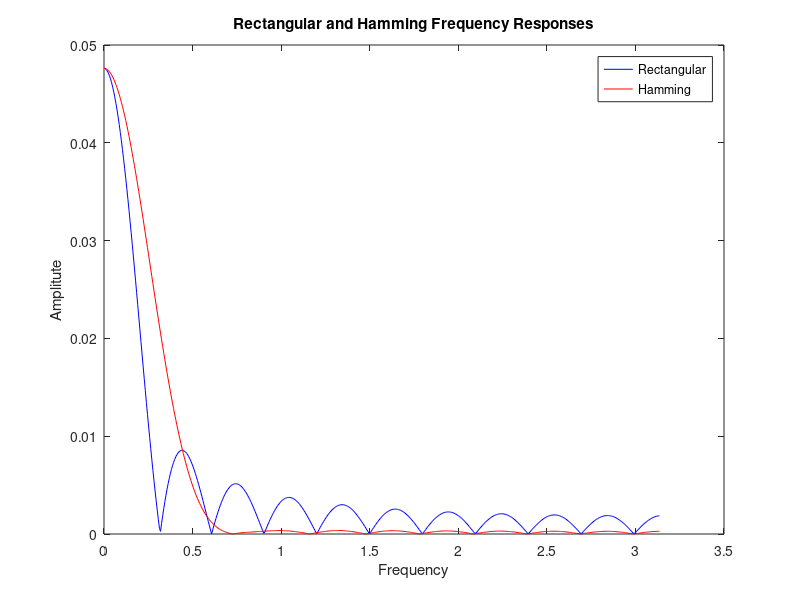
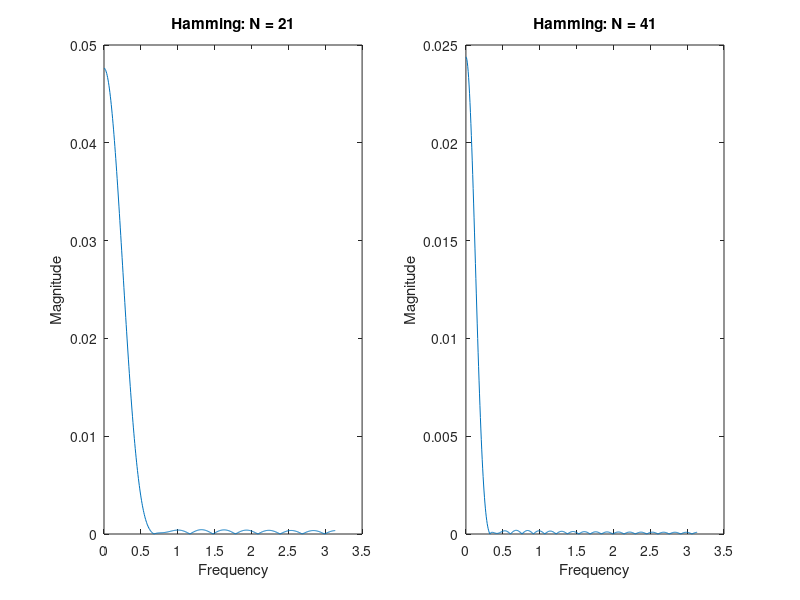
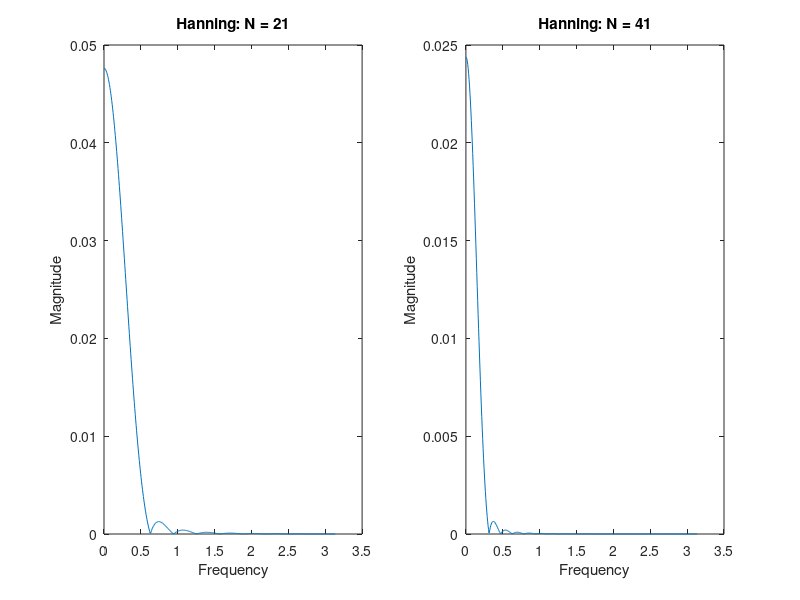

Reproduce these figures in MATLAB, in order.
% -------------------------------------------------------------------------
%   LAB 4 
%
%   Authors : 
%               - Spyridakis Christos
%               - Marinou Ioanna
%               - Paterakis Isidoros
%
%   Created Date : 6/11/2019
%   Last Updated : 12/12/2019
%
%   Description: 
%               Code created for labs of Digital Signal Processing Course
%               in Technical University of Crete
%
% -------------------------------------------------------------------------

close all; clear all; clc;
%%%%%%%%%%%%%%%%%%%%%%%%%%%%%%%%%%%%%%%%%%%%%%%%%%%%%%%%%%%%%%%%%%%%%%%%%%%%%%%%%%%%%%%%%%%%%%%%%%%%

%1 begins
Wc = 0.4 * pi;
Fs = 100;               % Sampling Frequency
N = 21;                 % Window Length

Fc = Wc / 2 * pi;
Wn = Fc / (Fs/2);       % Normalized Cutoff Frequency

% Create Rectangular and Hamming windows
rect_window = rectwin(N);
hamm_window = hamming(N);

% Create FIR filters using the window method
rect_filter = fir1(N-1, Wn, rect_window);
hamm_filter = fir1(N-1, Wn, hamm_window);

% Find out frequency response
[Hrect, Wrect] = freqz(rect_filter, N);
[Hhamm, Whamm] = freqz(hamm_filter, N);

% Plot them
figure()
plot(Wrect, abs(Hrect), 'b', Whamm, abs(Hhamm), 'r'); legend('Rectangular','Hamming');
title('Rectangular and Hamming Frequency Responses'); xlabel('Frequency'); ylabel('Amplitute'); 

%1 ends

%%%%%%%%%%%%%%%%%%%%%%%%%%%%%%%%%%%%%%%%%%%%%%%%%%%%%%%%%%%%%%%%%%%%%%%%%%%%%%%%%%%%%%%%%%%%%%%%%%%%



%%%%%%%%%%%%%%%%%%%%%%%%%%%%%%%%%%%%%%%%%%%%%%%%%%%%%%%%%%%%%%%%%%%%%%%%%%%%%%%%%%%%%%%%%%%%%%%%%%%%

%B1 begins

Wc = 0.5 * pi;              % cutoff frequency
Fc = Wc / (2*pi);
Fs = 100;                   % sampling frequency
N1 = 21;                    % first window length
N2 = 41;                    % second window length
Wn = Fc / (Fs/2);           % normalized cutoff frequency

hammingn1 = hamming(N1);    % makes the first hamming window
hammingn2 = hamming(N2);    % makes the second hamming window

hanningn1 = hann(N1);       % makes the first hanning window
hanningn2 = hann(N2);       % makes the second hanning window

hammingfilter1 = fir1(N1-1, Wn, hammingn1);     % makes the first window based hamming FIR digital filter
hammingfilter2 = fir1(N2-1, Wn, hammingn2);     % makes the second window based hamming FIR digital filter
hanningfilter1 = fir1(N1-1, Wn, hanningn1);     % makes the first window based hanning FIR digital filter
hanningfilter2 = fir1(N2-1, Wn, hanningn2);     % makes the second window based hanning FIR digital filter

[hhamm1,whamm1] = freqz(hammingfilter1, N1);    % calculates the frequency response of the first hamming filter
[hhamm2,whamm2] = freqz(hammingfilter2, N2);    % calculates the frequency response of the second hamming filter
[hhann1,whann1] = freqz(hanningfilter1, N1);    % calculates the frequency response of the first hanning filter
[hhann2,whann2] = freqz(hanningfilter2, N2);    % calculates the frequency response of the second hanning filter

HHAMM1 = abs(hhamm1);   % calculates the absolute value of the first hamming filter frequency response
HHAMM2 = abs(hhamm2);   % calculates the absolute value of the second hamming filter frequency response
HHANN1 = abs(hhann1);   % calculates the absolute value of the first hanning filter frequency response
HHANN2 = abs(hhann2);   % calculates the absolute value of the second hanning filter frequency response

figure;
subplot(1,2,1);
plot(whamm1, HHAMM1);
xlabel('Frequency'); ylabel('Magnitude'); title('Hamming: N = 21');
subplot(1,2,2);                 %prints the results of the first half
plot(whamm2, HHAMM2); 
xlabel('Frequency'); ylabel('Magnitude'); title('Hamming: N = 41');

figure;
subplot(1,2,1);
plot(whann1, HHANN1);
xlabel('Frequency'); ylabel('Magnitude'); title('Hanning: N = 21');
subplot(1,2,2);                 %prints the results of the second half
plot(whann1, HHANN2);
xlabel('Frequency'); ylabel('Magnitude'); title('Hanning: N = 41');

%B1 ends

%%%%%%%%%%%%%%%%%%%%%%%%%%%%%%%%%%%%%%%%%%%%%%%%%%%%%%%%%%%%%%%%%%%%%%%%%%%%%%%%%%%%%%%%%%%%%%%%%%%%



%%%%%%%%%%%%%%%%%%%%%%%%%%%%%%%%%%%%%%%%%%%%%%%%%%%%%%%%%%%%%%%%%%%%%%%%%%%%%%%%%%%%%%%%%%%%%%%%%%%%

%B2 begins


%B2 ends

%%%%%%%%%%%%%%%%%%%%%%%%%%%%%%%%%%%%%%%%%%%%%%%%%%%%%%%%%%%%%%%%%%%%%%%%%%%%%%%%%%%%%%%%%%%%%%%%%%%%



%%%%%%%%%%%%%%%%%%%%%%%%%%%%%%%%%%%%%%%%%%%%%%%%%%%%%%%%%%%%%%%%%%%%%%%%%%%%%%%%%%%%%%%%%%%%%%%%%%%%

%B3 begins


%B3 ends

%%%%%%%%%%%%%%%%%%%%%%%%%%%%%%%%%%%%%%%%%%%%%%%%%%%%%%%%%%%%%%%%%%%%%%%%%%%%%%%%%%%%%%%%%%%%%%%%%%%%
